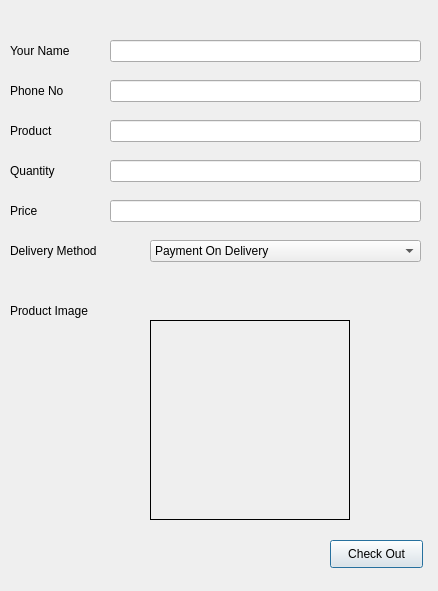
<?xml version="1.0" encoding="UTF-8"?>
<ui version="4.0">
 <class>checkOutDialog</class>
 <widget class="QDialog" name="checkOutDialog">
  <property name="geometry">
   <rect>
    <x>0</x>
    <y>0</y>
    <width>438</width>
    <height>591</height>
   </rect>
  </property>
  <property name="windowTitle">
   <string>Check Out</string>
  </property>
  <widget class="QLabel" name="label">
   <property name="geometry">
    <rect>
     <x>10</x>
     <y>40</y>
     <width>91</width>
     <height>21</height>
    </rect>
   </property>
   <property name="styleSheet">
    <string notr="true">font: 10pt &quot;MS Shell Dlg 2&quot;;</string>
   </property>
   <property name="text">
    <string>Your Name</string>
   </property>
  </widget>
  <widget class="QLabel" name="label_2">
   <property name="geometry">
    <rect>
     <x>10</x>
     <y>80</y>
     <width>91</width>
     <height>21</height>
    </rect>
   </property>
   <property name="styleSheet">
    <string notr="true">font: 10pt &quot;MS Shell Dlg 2&quot;;</string>
   </property>
   <property name="text">
    <string>Phone No</string>
   </property>
  </widget>
  <widget class="QLabel" name="label_3">
   <property name="geometry">
    <rect>
     <x>10</x>
     <y>120</y>
     <width>91</width>
     <height>21</height>
    </rect>
   </property>
   <property name="styleSheet">
    <string notr="true">font: 10pt &quot;MS Shell Dlg 2&quot;;</string>
   </property>
   <property name="text">
    <string>Product</string>
   </property>
  </widget>
  <widget class="QLabel" name="label_4">
   <property name="geometry">
    <rect>
     <x>10</x>
     <y>160</y>
     <width>91</width>
     <height>21</height>
    </rect>
   </property>
   <property name="styleSheet">
    <string notr="true">font: 10pt &quot;MS Shell Dlg 2&quot;;</string>
   </property>
   <property name="text">
    <string>Quantity</string>
   </property>
  </widget>
  <widget class="QLabel" name="label_5">
   <property name="geometry">
    <rect>
     <x>10</x>
     <y>200</y>
     <width>91</width>
     <height>21</height>
    </rect>
   </property>
   <property name="styleSheet">
    <string notr="true">font: 10pt &quot;MS Shell Dlg 2&quot;;</string>
   </property>
   <property name="text">
    <string>Price</string>
   </property>
  </widget>
  <widget class="QLabel" name="imageOfProducelabel_checkoutdialog">
   <property name="geometry">
    <rect>
     <x>150</x>
     <y>320</y>
     <width>200</width>
     <height>200</height>
    </rect>
   </property>
   <property name="styleSheet">
    <string notr="true">border: 1px solid black</string>
   </property>
   <property name="text">
    <string/>
   </property>
  </widget>
  <widget class="QLabel" name="label_6">
   <property name="geometry">
    <rect>
     <x>10</x>
     <y>300</y>
     <width>121</width>
     <height>21</height>
    </rect>
   </property>
   <property name="styleSheet">
    <string notr="true">font: 10pt &quot;MS Shell Dlg 2&quot;;</string>
   </property>
   <property name="text">
    <string>Product Image</string>
   </property>
  </widget>
  <widget class="QLabel" name="label_7">
   <property name="geometry">
    <rect>
     <x>10</x>
     <y>240</y>
     <width>121</width>
     <height>21</height>
    </rect>
   </property>
   <property name="styleSheet">
    <string notr="true">font: 10pt &quot;MS Shell Dlg 2&quot;;</string>
   </property>
   <property name="text">
    <string>Delivery Method</string>
   </property>
  </widget>
  <widget class="QPushButton" name="checkoutpushButton">
   <property name="geometry">
    <rect>
     <x>330</x>
     <y>540</y>
     <width>93</width>
     <height>28</height>
    </rect>
   </property>
   <property name="text">
    <string>Check Out</string>
   </property>
  </widget>
  <widget class="QLineEdit" name="buyerNamelineEdit">
   <property name="geometry">
    <rect>
     <x>110</x>
     <y>40</y>
     <width>311</width>
     <height>22</height>
    </rect>
   </property>
  </widget>
  <widget class="QLineEdit" name="buyerphonenumberlineEdit">
   <property name="geometry">
    <rect>
     <x>110</x>
     <y>80</y>
     <width>311</width>
     <height>22</height>
    </rect>
   </property>
  </widget>
  <widget class="QLineEdit" name="productnamelineEdit">
   <property name="geometry">
    <rect>
     <x>110</x>
     <y>120</y>
     <width>311</width>
     <height>22</height>
    </rect>
   </property>
  </widget>
  <widget class="QLineEdit" name="quantitylineeidtlineEdit">
   <property name="geometry">
    <rect>
     <x>110</x>
     <y>160</y>
     <width>311</width>
     <height>22</height>
    </rect>
   </property>
  </widget>
  <widget class="QLineEdit" name="pricelineEdit">
   <property name="geometry">
    <rect>
     <x>110</x>
     <y>200</y>
     <width>311</width>
     <height>22</height>
    </rect>
   </property>
  </widget>
  <widget class="QComboBox" name="delierMethodcomboBox">
   <property name="geometry">
    <rect>
     <x>150</x>
     <y>240</y>
     <width>271</width>
     <height>22</height>
    </rect>
   </property>
   <item>
    <property name="text">
     <string>Payment On Delivery</string>
    </property>
   </item>
   <item>
    <property name="text">
     <string>Pay-Before-Delivery</string>
    </property>
   </item>
   <item>
    <property name="text">
     <string>As a Parcel</string>
    </property>
   </item>
  </widget>
 </widget>
 <resources/>
 <connections/>
</ui>
